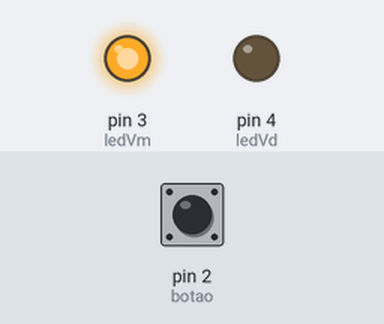
Bench run of a sketch on a simulated Arduino Uno, built with avr-gcc and run on an emulated ATmega328P. Shown: output pins drawn as LEDs (lit = HIGH). The inputs (shaded band) are chosen by the test bench; at power-on: pin 2 (botao) LOW.

Above: at 1.2 s.
1.3 s: pin 2 (botao) pulled HIGH for 0.15 s
At 1.37 s:
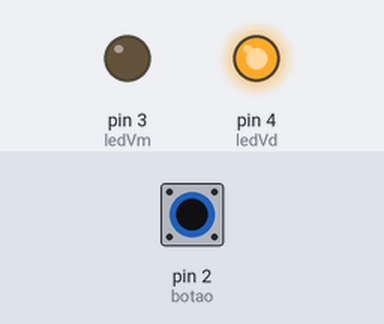
2.9 s: pin 2 (botao) pulled HIGH for 3.2 s
At 6.5 s:
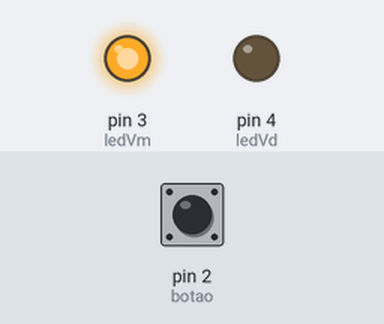
Timing chart, 0 to 8.0 s (numbered marks = the images above; inputs shaded):
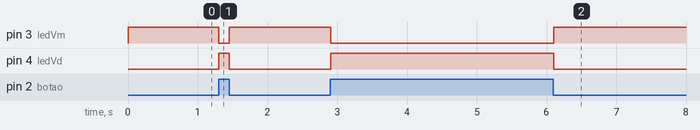

The sketch:

codigo.ino
```cpp
const int botao = 2;
const int ledVm = 3;
const int ledVd = 4;

void setup()
{
  pinMode(botao,INPUT);
  pinMode(ledVm, OUTPUT);
  pinMode(ledVd, OUTPUT);
}

int var;

void loop()
{
  var = digitalRead(2);
  if(var){
    digitalWrite(ledVd, HIGH);
     digitalWrite(ledVm, LOW);
  }else{
     digitalWrite(ledVm, HIGH);
    digitalWrite(ledVd, LOW);
  }
  delay(10);
}
```

Measured:
- after the input at 1.3 s, pin 3 (ledVm): HIGH → LOW at once, → HIGH 0.15 s later; pin 4 (ledVd): LOW → HIGH at once, → LOW 0.15 s later
- after the input at 2.9 s, pin 3 (ledVm): HIGH → LOW at once, → HIGH 3.2 s later; pin 4 (ledVd): LOW → HIGH at once, → LOW 3.2 s later
